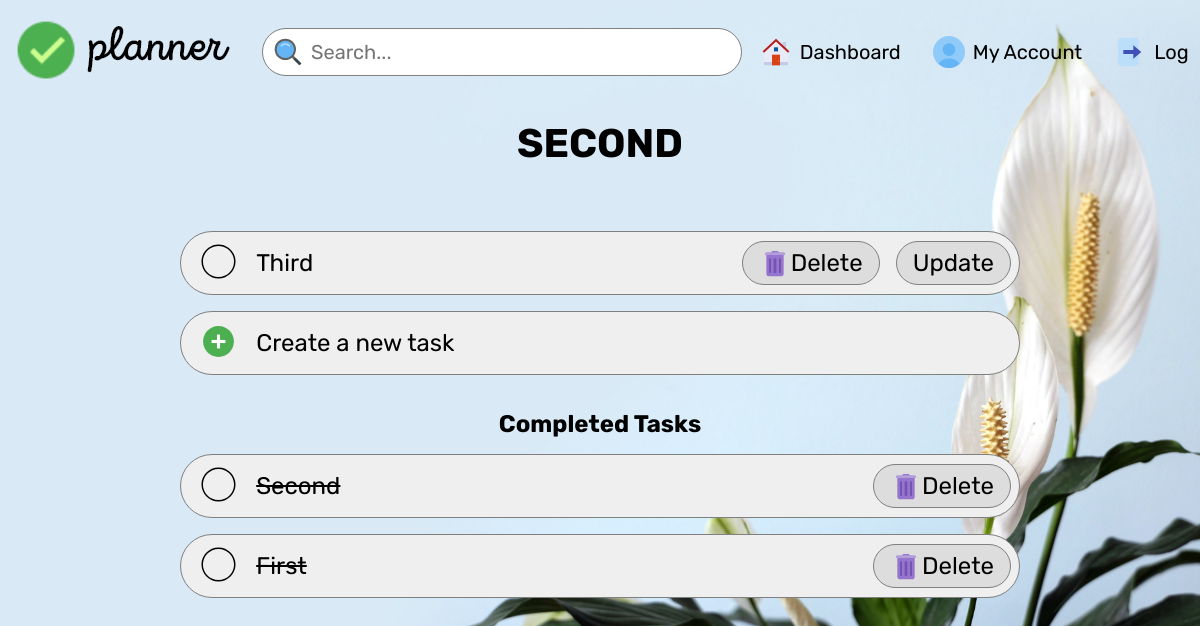
The app's page /tasks/second (signed in) with its own data.
### app/models.py (models this page shows, shortened)
class Tasks(db.Model):
    sno=db.Column(db.Integer, primary_key=True)
    title=db.Column(db.String(200), nullable=False)
    complete=db.Column(db.Boolean)
    project=db.Column(db.String(300))
    def check_tasks(title,project):
        return db.session.query(Dashboard).filter(func.lower(Dashboard.title)==func.lower(project)).first() is not None

### app/routes.py (the view)
@app.route('/tasks/<project>', methods=['GET','POST'])
@login_required
def tasks(project):
    if request.method=='POST':
        title=request.form['title']
        todo=Tasks(title=title,complete=False, project=project)
        Tasks.add_todo(todos=todo)
        return redirect(url_for('tasks',project=project))
    else:
        exists = Tasks.check_tasks(title=Dashboard.title, project=project)
        if exists:
            incomplete=Tasks.query.filter_by(complete=False,project=project).all()
            complete=Tasks.query.filter_by(complete=True,project=project).all()
            return render_template('task.html', project=project, incomplete=incomplete, complete=complete)
        else:
            abort(404)

### app/__init__.py (called while the page is built)
@login_manager.user_loader
def load_user(user_id):
    return User.query.get(int(user_id))

### app/templates/task.html (shortened to what this page needs)
{% extends 'base.html' %} {% block stylesheet %}
<link rel="stylesheet" href="/static/css/task.css" />
{% endblock stylesheet %} {% block title %} My Tasks {% endblock title %}
{% block new_nav_link %}
{% block actionurl %}
  {{url_for('searchtask',project=project)}}
{% endblock actionurl %}
<div class="navbar-items navbar-account">
  <img
    src="{{url_for('static',filename='assets/icons/home_48px.svg')}}"
    alt=""
    draggable="false"
  />
  <a href="{{url_for('dashboard')}}">Dashboard</a>
</div>
{% endblock new_nav_link %}
{%block content %}
<h1 class="taskpage-header">{{project}}</h1>
{% if found_list %}
<button class="createnew tasklist">
  <span>
    <a href="/complete/{{project}}/{{todo.sno}}"
      ><img
        class="add-icon task-icon"
        src="/static/assets/icons/round_50px.svg"
        alt="" /></a
    ><span class="btn-text">{{todo.title}}</span></span
  >
  <span class="btn-wrapper">
    <div class="btn">
      <img src="/static/assets/icons/trash_48px.svg" alt="" />
      <a href="/delete/{{project}}/{{todo.sno}}">Delete</a>
    </div>
    <div class="btn">
      <img src="/static/assets/icons/edit_48px.svg" alt="" />
      <a href='/update/{{project}}/{{todo.sno}}'>Update</a>
    </div>
    <!-- <div class="btn">
      <img src="/static/assets/icons/schedule_48px.svg" alt="" />
      <a>Schedule</a>
    </div> -->
  </span>
</button>
{% if complete|length>0 %}
<br>
<h2 style="text-align: center;">Completed Tasks</h2>
{% for todo in complete %}
<button class="createnew tasklist">
  <span>
    <a href="/incomplete/{{project}}/{{todo.sno}}"
      ><img
        class="add-icon task-icon"
        src="/static/assets/icons/round_50px.svg"
        alt="" /></a
    ><span class="btn-text" style="text-decoration: line-through"
      >{{todo.title}}</span
    ></span
  >
  <span class="btn-wrapper">
    <div class="btn">
      <img src="/static/assets/icons/trash_48px.svg" alt="" />
      <a href="/delete/{{project}}/{{todo.sno}}">Delete</a>
    </div>
    <!-- <div class="btn">
        <img src="/static/assets/icons/schedule_48px.svg" alt="" />
        <a>Schedule</a>
      </div> -->
  </span>
</button>
{% endfor %} {% endif %}
{% else %}
{% for todo in incomplete %}
<button class="createnew tasklist">
  <span>
    <a href="/complete/{{project}}/{{todo.sno}}"
      ><img
        class="add-icon task-icon"
        src="/static/assets/icons/round_50px.svg"
        alt="" /></a
    ><span class="btn-text">{{todo.title}}</span></span
  >
  <span class="btn-wrapper">
    <div class="btn">
      <img src="/static/assets/icons/trash_48px.svg" alt="" />
      <a href="/delete/{{project}}/{{todo.sno}}">Delete</a>
    </div>
    <div class="btn">
      <a href='/update/{{project}}/{{todo.sno}}'>Update</a>
    </div>
  </span>
</button>
{% endfor %}
{% endif %}
<button
  class="createnew new-create-style"
  onclick="document.getElementById('id01').style.display='block'"
>
  <span>
    <img
      class="add-icon"
      src="/static/assets/icons/add_48px.svg"
      alt="" /></span
  >Create a new task
</button>
{% if complete|length>0 %}
<br>
<h2 style="text-align: center;">Completed Tasks</h2>
{% for todo in complete %}
<button class="createnew tasklist">
  <span>
    <a href="/incomplete/{{project}}/{{todo.sno}}"
      ><img
        class="add-icon task-icon"
        src="/static/assets/icons/round_50px.svg"
        alt="" /></a
    ><span class="btn-text" style="text-decoration: line-through"
      >{{todo.title}}</span
    ></span
  >
  <span class="btn-wrapper">
    <div class="btn">
      <img src="/static/assets/icons/trash_48px.svg" alt="" />
      <a href="/delete/{{project}}/{{todo.sno}}">Delete</a>
    </div>
  </span>
</button>
{% endfor %} {% endif %}
{% endblock content %}

### app/static/css/task.css (style rules this page uses)
body { background-image: url('/static/assets/images/bg\ \(2\).jpg'); height: 100vh; background-size: cover; background-repeat: no-repeat; }
.createnew { display: flex; width: 70%; margin: 1rem auto; height: 4rem; border-radius: 100px; border: 1px solid grey; outline: none; justify-content: flex-start; align-items: center; font-size: 1.5rem; cursor: pointer; }
.add-icon { height: 2.5rem; padding-left: 0.6rem; padding: 0 1.2rem; padding-top: 0.2rem; cursor: pointer; }
.taskpage-header { text-align: center; font-size: 2.5rem; padding: 1rem 0; padding-bottom: 3rem; text-transform: uppercase; }
.btn-wrapper { position: relative; float: right; display: flex; align-items: center; justify-self: flex-end; }
.btn-wrapper>div>img { height: 2rem; right: 25rem; }
.btn { background-color: #ddd; border-radius: 100px; border: 1px solid grey; display: flex; align-items: center; padding: 0.3rem 1rem; margin: 0 0.5rem; justify-content: flex-end; cursor: pointer; }
.tasklist { display: flex; cursor: inherit; justify-content: space-between; }
.btn-text { vertical-align: super; }
.btn-wrapper a { text-decoration: none; color: black; }

### app/static/css/navbar.css (style rules this page uses)
* { margin: 0; padding: 0; box-sizing: border-box; font-family: 'Rubik', sans-serif; }
.navbar-items { padding-right: 2rem; display: flex; }
.navbar-items > a { text-decoration: none; color: black; align-self: center; font-size: 1.25rem; }
.navbar-items img { height: 2rem; padding-right: 0.5rem; align-content: center; align-self: center; }

### records on screen
Tasks: title "Third"
Tasks: title "Second"
Tasks: title "First"

### other values on screen
{{ project }} "SECOND"
